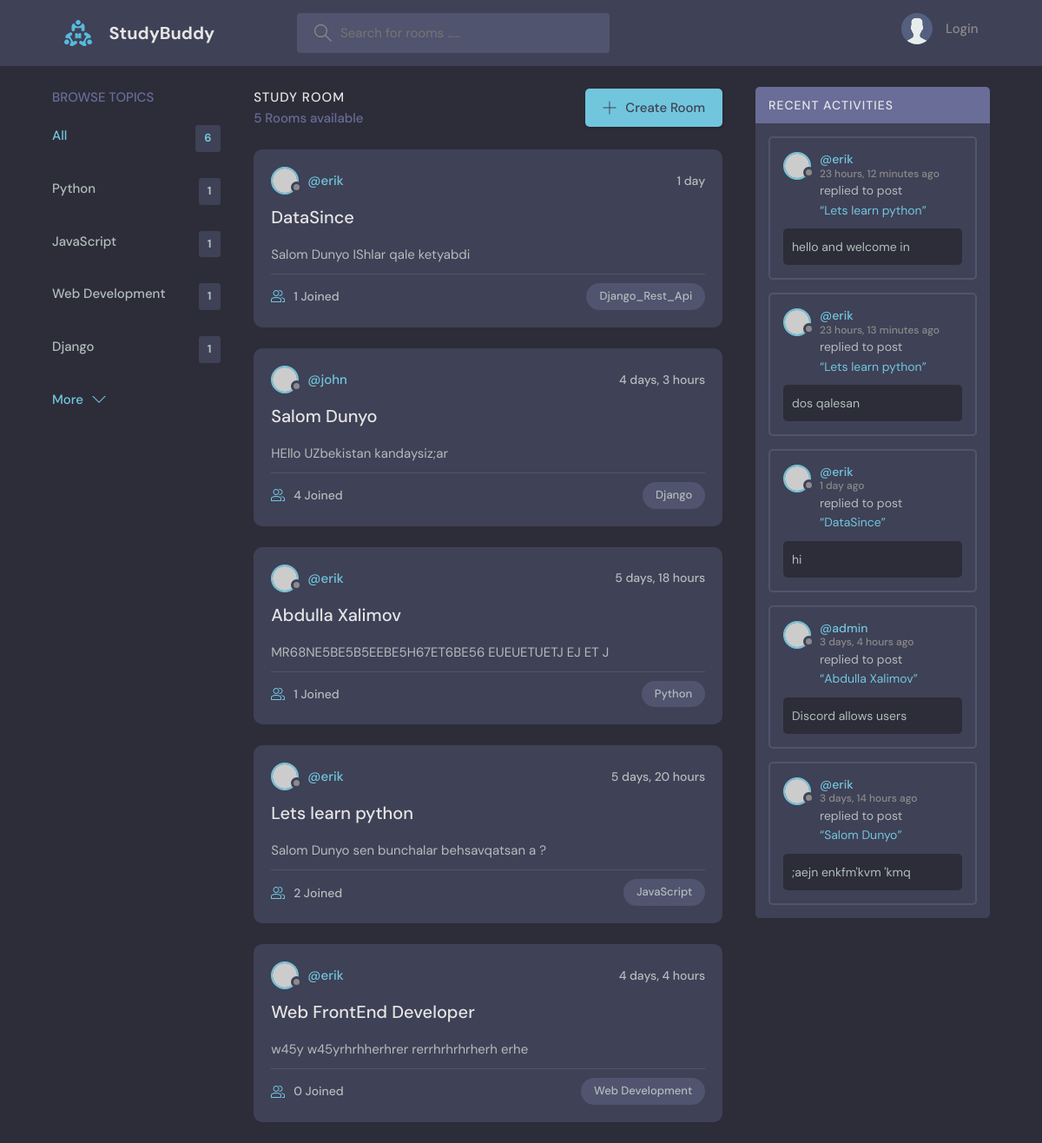
The page / on the database its author committed.
### base/models.py (models this page shows)
class Topic(models.Model):
    name = models.CharField(max_length=200)
    def __str__(self) -> str:
        return self.name

class Room(models.Model):
    host = models.ForeignKey(User, on_delete=models.SET_NULL, null=True)
    topic = models.ForeignKey(Topic, on_delete=models.SET_NULL, null=True)
    participants = models.ManyToManyField(User, related_name='participants', blank=True)
    name = models.CharField(max_length=200)
    description = models.TextField()
    updated = models.DateTimeField(auto_now=True)
    created = models.DateTimeField(auto_now_add=True)
    class Meta:
        ordering = ['-updated', '-created']
    def __str__(self) -> str:
        return self.name

class Message(models.Model):
    user = models.ForeignKey(User, on_delete=models.CASCADE)
    room = models.ForeignKey(Room, on_delete=models.CASCADE)
    body = models.TextField()
    updated = models.DateTimeField(auto_now=True)
    date = models.DateTimeField(auto_now_add=True)
    class Meta:
        ordering = ['-updated', '-date']
    def __str__(self):
        return self.body[0:20]

### base/views.py (the view)
# urls.py: path('', views.home, name='home'),
def home(request):
    q = request.GET.get('q') if request.GET.get('q') != None else ''
    rooms = Room.objects.filter(
        Q(topic__name__icontains=q) |
        Q(name__icontains=q) |
        Q(description__icontains=q)
    )
    topic = Topic.objects.all()
    count_topics = topic.count()
    room_count = rooms.count()
    room_messages = Message.objects.filter(Q(room__topic__name__icontains=q))
    context = {'rooms': rooms,
               'topics': topic[0:4],
               'room_count': room_count,
               'count_topics': count_topics,
               'room_messages': room_messages,
               }
    return render(request, 'home.html', context)

### base/templates/home.html (shortened to what this page needs)
{% extends 'main.html' %}
{% load static %}
{% block content %}
<main class="layout layout--3">
  <div class="container">
    {% include 'topics_component.html' %}
    <div class="roomList">
      <div class="roomList__header">
        <div>
          <h2>Study Room</h2>
          <p>{{room_count}} Rooms available</p>
        </div>
        <a class="btn btn--main" href="{% url 'create_room' %}">
          <svg
            version="1.1"
            xmlns="http://www.w3.org/2000/svg"
            width="32"
            height="32"
            viewBox="0 0 32 32">
            <title>add</title>
            <path
              d="M16.943 0.943h-1.885v14.115h-14.115v1.885h14.115v14.115h1.885v-14.115h14.115v-1.885h-14.115v-14.115z">
              </path>
          </svg>
          Create Room
        </a>
      </div>
      {% include 'feed_component.html' %}
    </div>
    {% include 'activity_component.html' %}
  </div>
</main>
{% endblock %}

### base/templates/topics_component.html
<div class="topics">
  <div class="topics__header">
    <h2>Browse Topics</h2>
  </div>
  <ul class="topics__list">
    <li>
      <a href="/" class="active">All <span>{{count_topics}}</span></a>
    </li>
    {% for topic in topics %}
    <li>
      <a href="{% url 'home' %}?q={{topic.name}}">{{topic.name}} <span>{{topic.room_set.all.count}} </span> </a>
    </li>
    {% endfor %}
  </ul>
  <a class="btn btn--link" href="{% url 'topics_page' %}">
    More
    <svg
      version="1.1"
      xmlns="http://www.w3.org/2000/svg"
      width="32"
      height="32"
      viewBox="0 0 32 32"
    >
      <title>chevron-down</title>
      <path d="M16 21l-13-13h-3l16 16 16-16h-3l-13 13z"></path>
    </svg>
  </a>
</div>

### base/templates/feed_component.html (shortened to what this page needs)
    {% for room in rooms %}
    <div class="roomListRoom">
      <div class="roomListRoom__header">
        <a href="{% url 'profile' room.host.id %}" class="roomListRoom__author">
          <div class="avatar avatar--small">
            <img src="https://randomuser.me/api/portraits/women/11.jpg" />
          </div>
          <span>@{{room.host.username}}</span>
        </a>
        <div class="roomListRoom__actions">
          <span>{{room.created|timesince}}</span>
        </div>
      </div>
      <div class="roomListRoom__content">
        <a href="{% url 'room' room.id %}">{{room.name}}</a>
        <p>
          {{room.description}}
        </p>
      </div>
      <div class="roomListRoom__meta">
        <a href="{% url 'room' room.id %}" class="roomListRoom__joined">
          {{ room.participants.all.count }} Joined
        </a>
        <p class="roomListRoom__topic">{{room.topic}}</p>
      </div>
    </div>
    {% endfor %}

### base/templates/activity_component.html (shortened to what this page needs)
<div class="activities">
  <div class="activities__header">
    <h2>Recent Activities</h2>
  </div>
  {% for message in room_messages %}
    <div class="activities__box">
      <div class="activities__boxHeader roomListRoom__header">
        <a href="{% url 'profile' message.user.id %}" class="roomListRoom__author">
          <div class="avatar avatar--small">
            <img src="https://randomuser.me/api/portraits/women/11.jpg" />
          </div>
          <p>
            @{{message.user}}
            <span>{{message.date|timesince}} ago</span>
          </p>
        </a>
      </div>
      <div class="activities__boxContent">
        <p>
          replied to post
          <a href="{% url 'room' message.room.id %}">“{{message.room}}”
          </a>
        </p>
        <div class="activities__boxRoomContent">
          {{message}}
        </div>
      </div>
    </div>
  {% endfor %}
</div>

### rows shown on the page
Topic: name "Python", room_set.all.count "1"
Topic: name "JavaScript", room_set.all.count "1"
Topic: name "Web Development", room_set.all.count "1"
Topic: name "Django", room_set.all.count "1"
Room: host.username "erik", created "1 day", name "DataSince", description "Salom Dunyo IShlar qale ketyabdi", participants.all.count "1", topic "Django_Rest_Api"
Room: host.username "john", created "4 days, 3 hours", name "Salom Dunyo", description "HEllo UZbekistan kandaysiz;ar", participants.all.count "4", topic "Django"
Room: host.username "erik", created "5 days, 18 hours", name "Abdulla Xalimov", description "MR68NE5BE5B5EEBE5H67ET6BE56 EUEUETUETJ EJ ET J", participants.all.count "1", topic "Python"
Room: host.username "erik", created "5 days, 20 hours", name "Lets learn python", description "Salom Dunyo sen bunchalar behsavqatsan a ?", participants.all.count "2", topic "JavaScript"
Room: host.username "erik", created "4 days, 4 hours", name "Web FrontEnd Developer", description "w45y w45yrhrhherhrer rerrhrhrhrherh erhe", participants.all.count "0", topic "Web Development"
Message: user "erik", date "23 hours, 12 minutes", room "Lets learn python", body "hello and welcome in"
Message: user "erik", date "23 hours, 13 minutes", room "Lets learn python", body "dos qalesan"
Message: user "erik", date "1 day", room "DataSince", body "hi"
Message: user "admin", date "3 days, 4 hours", room "Abdulla Xalimov", body "Discord allows users"
Message: user "erik", date "3 days, 14 hours", room "Salom Dunyo", body ";aejn enkfm'kvm 'kmq"

### other values the page prints
{{ count_topics }} "6"
{{ room_count }} "5"
